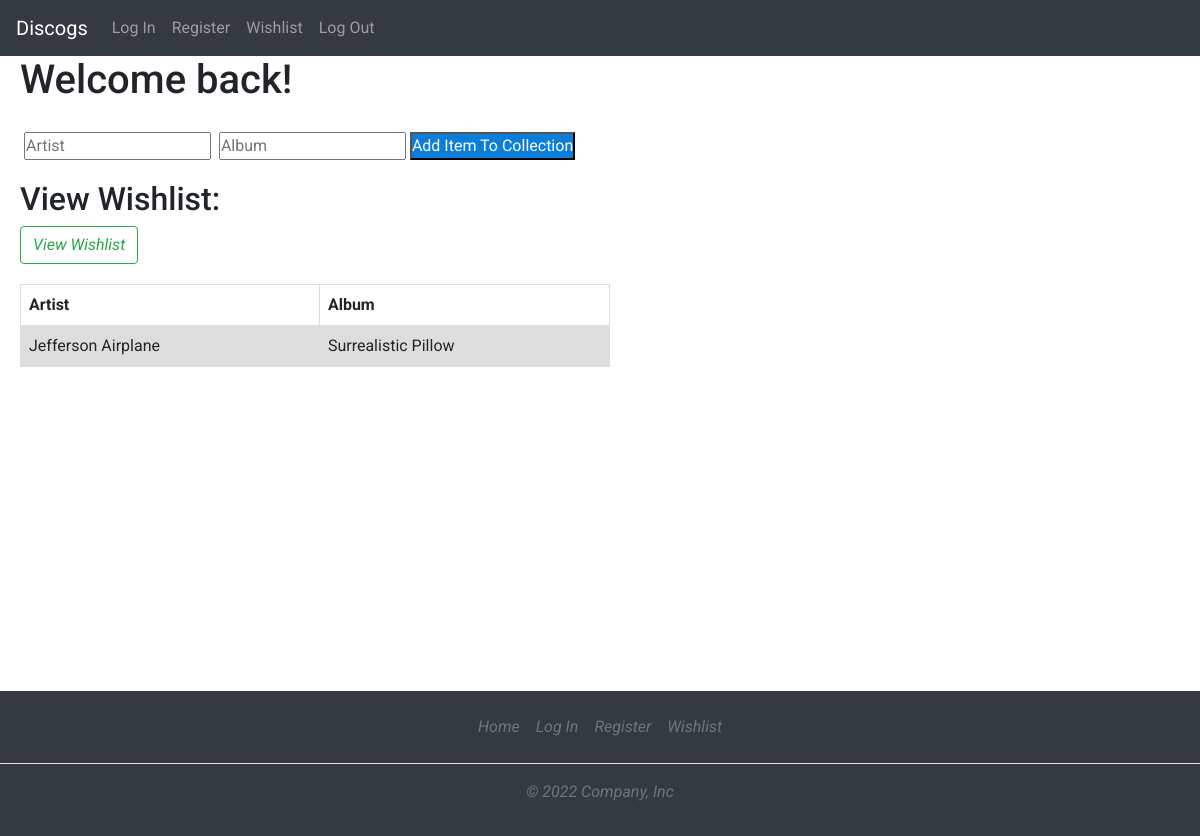
Page /collection on the earlier database version.
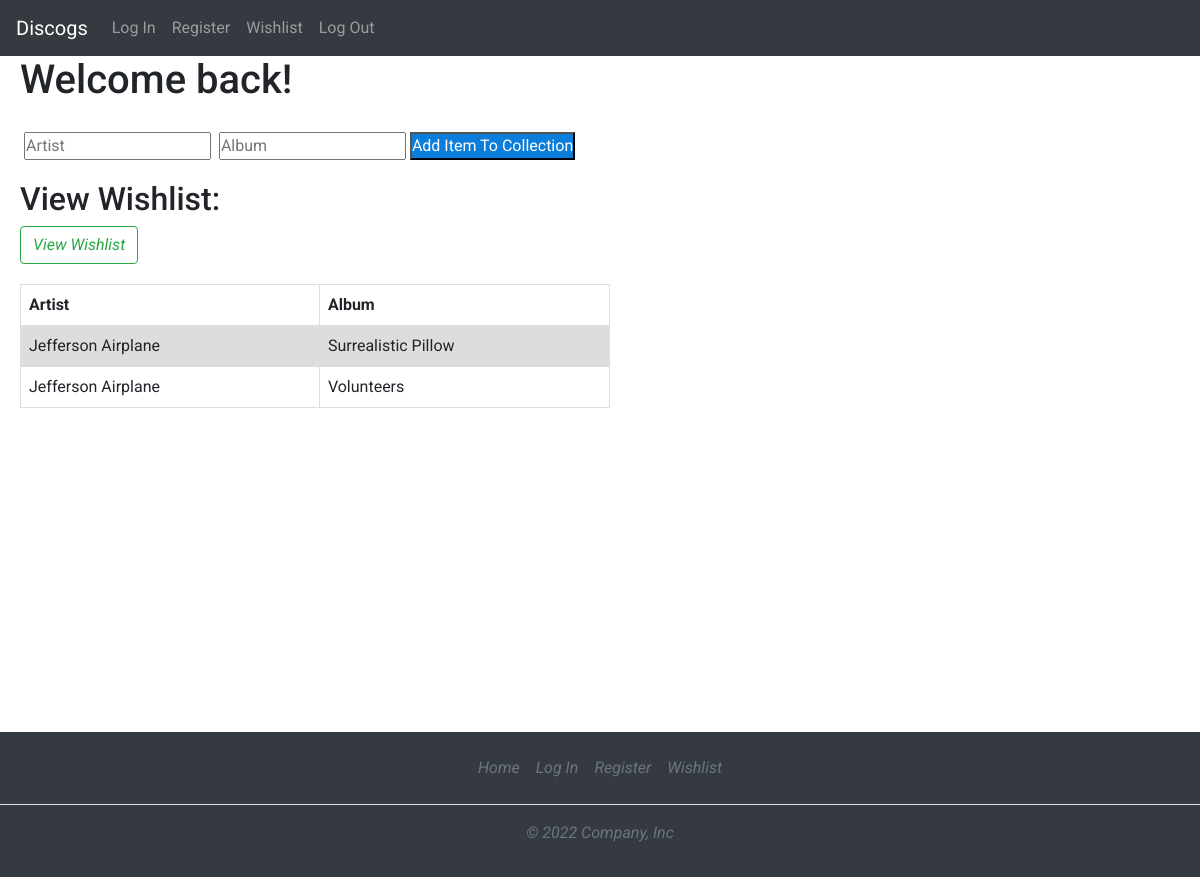
Same page on the later database version.
### tables this page shows
CREATE TABLE "collection" (
	"artist"	TEXT,
	"album"	TEXT
);

### display.py (the view)
@app.route('/collection', methods=['GET', 'POST'])
def collection():
        cursor.execute("SELECT * FROM collection")
        conn.commit()
        data = cursor.fetchall()
        print (data)
        return render_template('home.html', data=data)

### templates/home.html (shortened to what this page needs)
{% extends "base.html" %} {% block body %}
<h1>Welcome back! {{ username }}</h1>
<div class="collection">
  <form action="/add" method="post" autocomplete="off">
    <input
      type="text"
      name="artist"
      placeholder="Artist"
      id="artist"
      required
    />
    <input
      type="text"
      name="album"
      placeholder="Album"
      id="album"
      required
      --
    />
    <input type="submit" value="Add Item To Collection" id="submitbutton" />
  </form>
</div>
  <div id="wishlistsection">
  <h2> View Wishlist:</h2>
  <button type="button" onclick="window.location.href='/collection';" id="collectionbutton" class="btn btn-outline-success my-2 my-sm-0">
            <i class="fa fa-search">View Wishlist
          </button>
</div>
  <div id="homeresultstable">
        <table>
  <tr>
    <th>Artist</th>
    <th>Album</th>
  </tr>
  {% for item in data %}
  <tr>
    <td>{{item[0]}}</td>
    <td>{{item[1]}}</td>
  </tr>
  {% endfor %}
</table>
</div>
<br>
<br>
<br>
<br>
<br>
<br>
<br>
<br>
<br>
<br>
<br>
<br>
{% endblock %}

### templates/base.html (shortened to what this page needs)
<!DOCTYPE html>
<html lang="en">
  <head>
    <link
      href="{{ url_for('static', filename='css/styles.css') }}"
      rel="stylesheet"
    />
    <link
      href="{{ url_for('static', filename='css/bootstrap.min.css') }}"
      rel="stylesheet"
    />
  </head>
  <body>
    <nav class="navbar navbar-expand-lg navbar-dark bg-dark">
      <div class="collapse navbar-collapse" id="navbarTogglerDemo01">
        <a class="navbar-brand" href="/">Discogs</a>
        <ul class="navbar-nav mr-auto mt-2 mt-lg-0">
          <li class="nav-item">
            <a class="nav-link" href="{{ url_for('login') }}">Log In</a>
          </li>
          <li class="nav-item">
            <a class="nav-link" href="{{ url_for('register') }}">Register</a>
          </li>
          <li class="nav-item">
            <a class="nav-link" href="{{ url_for('login') }}">Wishlist</a>
          </li>
          <li class="nav-item">
            <a class="nav-link" href="{{ url_for('logout') }}">Log Out</a>
          </li>
        </ul>
      </div>
    </nav>
    {% block body %}{% endblock %}
    <footer class="py-3 my-4 bg-dark">
      <ul class="nav justify-content-center border-bottom pb-3 mb-3">
        <li class="nav-item">
          <a href="/" class="nav-link px-2 text-muted">Home</a>
        </li>
        <li class="nav-item">
          <a href="/login" class="nav-link px-2 text-muted">Log In</a>
        </li>
        <li class="nav-item">
          <a href="/register" class="nav-link px-2 text-muted">Register</a>
        </li>
        <li class="nav-item">
          <a href="/login" class="nav-link px-2 text-muted">Wishlist</a>
        </li>
      </ul>
      <p class="text-center text-muted">© 2022 Company, Inc</p>
    </footer>
  </body>
</html>

### static/css/styles.css (style rules this page uses)
* { font-family: "Roboto", sans-serif; font-size: 16px; -webkit-font-smoothing: antialiased; -moz-osx-font-smoothing: grayscale; box-sizing: border-box; margin: 0px; padding: 0px; }
body { background-color: #435165; margin: 0; }
footer { width: 100%; height: auto; color: #f1f1f1; position: absolute; }
table { border-collapse: collapse; width: 50%; }
td, th { border: 1px solid #dddddd; text-align: left; padding: 8px; font-style: normal; }
tr:nth-child(even) { background-color: #dddddd; }
#homeresultstable { padding-top: 20px; padding-left: 20px; }
#wishlistsection { padding-left: 20px; }
.collection { display: flex; padding: 20px; }
#submitbutton { background-color: #0b7dda; color: white; }
h1 { padding-left: 20px; }

Differences in the rows shown:
added collection: artist "Jefferson Airplane", album "Volunteers"
